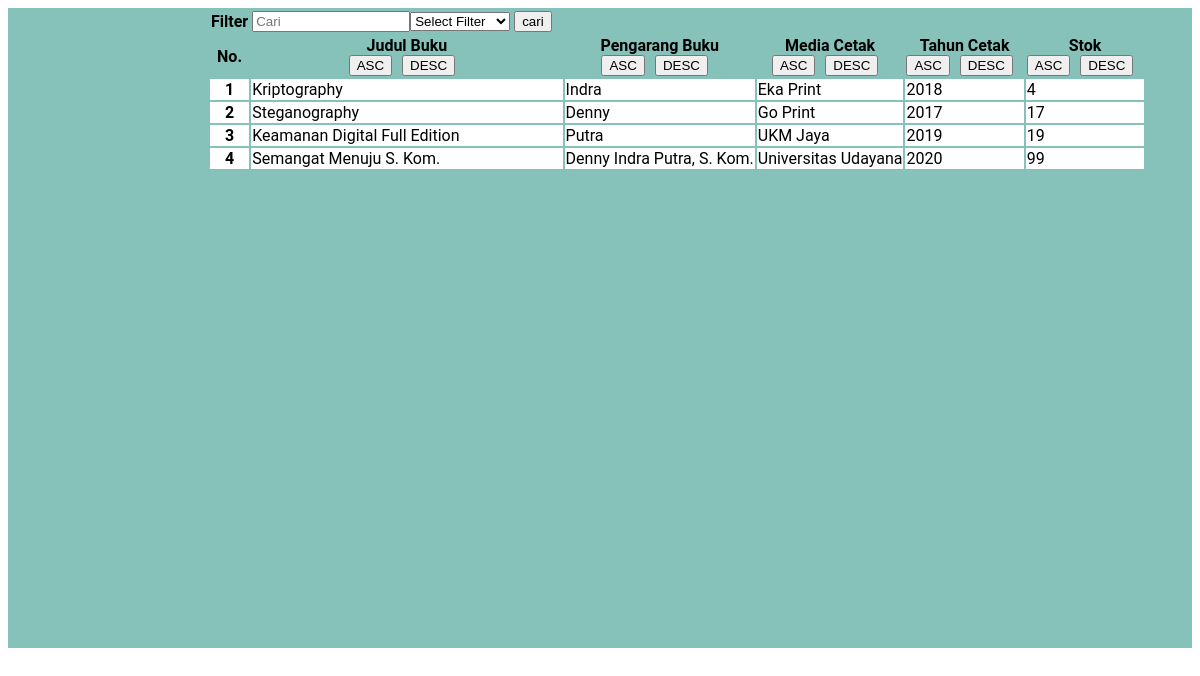
The page / on the database its author committed.
### tables this page shows
CREATE TABLE `data` (
  `id` int(10) NOT NULL,
  `judul_buku` varchar(50) NOT NULL,
  `pengarang_buku` varchar(50) NOT NULL,
  `media_cetak` varchar(50) NOT NULL,
  `tahun_cetak` char(4) NOT NULL,
  `stok` int(10) NOT NULL
);

### data.php (called while the page is built, shortened)
<?php
    class Data{
        private $mysqli;
        public function __construct($conn)
        {
            $this->mysqli = $conn;
        }
        public function tampil($id=null){
            $db = $this->mysqli->connection;
            $sql = "SELECT * FROM data";
            $query = $db->query($sql) or die($db->error);
            return $query;
        }
    }
?>

### index.php (the view, shortened to what this page needs)
<?php
    require_once('data.php');
    $conn = new Koneksi();
    $dat = new Data($conn);
?>
<!DOCTYPE html>
    <head>
      <link rel="stylesheet" type="text/css" href="style.css">
    </head>
    <body>
      <div class="isi">
        <table class="table">
          <thead>
            <form action="" method="POST">
              <div class="filter">
              <tr>
                <th>Filter</th>
                <td>
                  <input type="text " name="cari" class="input" placeholder="Cari">
                    <select name="pilihan" class="select">
                      <option value="">Select Filter</option>
                    </select>
                  <input type="submit" name="submit" id="" class="button" value="cari">
                </td>
              </tr>
              </div>
              <tr>
                <th>No.</th>
                <th>Judul Buku <br><input type="submit" class="button" value="ASC" name="judul"><input type="submit" class="button" value="DESC" name="judul"></th>
                <th>Pengarang Buku <br><input type="submit" class="button" value="ASC" name="pengarang"><input type="submit" class="button" value="DESC" name="pengarang"></th>
                <th>Media Cetak<br><input type="submit" class="button" value="ASC" name="media_cetak"><input type="submit" class="button" value="DESC" name="media_cetak"></th>
                <th>Tahun Cetak<br><input type="submit" class="button" value="ASC" name="tahun_cetak"><input type="submit" class="button" value="DESC" name="tahun_cetak"></th>
                <th>Stok<br><input type="submit" class="button" value="ASC" name="stok"><input type="submit" class="button" value="DESC" name="stok"></th>
            </tr>
        </form>
      </thead>
      <tbody>
        <?php
          $no = 1;
          $sort = "";
          if(empty($sort))
          {
               $tampil = $dat->tampil();
          }
          while($data = $tampil->fetch_object())
          {
            ?>
            <tr>
              <th><?php echo $no++ ?></th>
              <td><?php echo $data->judul_buku; ?></td>
              <td><?php echo $data->pengarang_buku; ?></td>
              <td><?php echo $data->media_cetak; ?></td>
              <td><?php echo $data->tahun_cetak; ?></td>
              <td><?php echo $data->stok; ?></td>
            </tr>
          <?php
          }
        ?>
      </tbody>
    </table>
  </body>
</html>

### style.css (style rules this page uses)
body { font-family: 'roboto'; color: #000; }
tbody { background: white; }
.isi { background: #0e867580; padding: 0 0 0 200px; height: 640px; }
.filter { background: red; }
.button { margin-right: 10px; }
.select { width: 100px; }
.input { width: 150px; float: left; }

### rows shown on the page
data: judul_buku "Kriptography", pengarang_buku "Indra", media_cetak "Eka Print", tahun_cetak "2018", stok "4"
data: judul_buku "Steganography", pengarang_buku "Denny", media_cetak "Go Print", tahun_cetak "2017", stok "17"
data: judul_buku "Keamanan Digital Full Edition", pengarang_buku "Putra", media_cetak "UKM Jaya", tahun_cetak "2019", stok "19"
data: judul_buku "Semangat Menuju S. Kom.", pengarang_buku "Denny Indra Putra, S. Kom.", media_cetak "Universitas Udayana", tahun_cetak "2020", stok "99"
